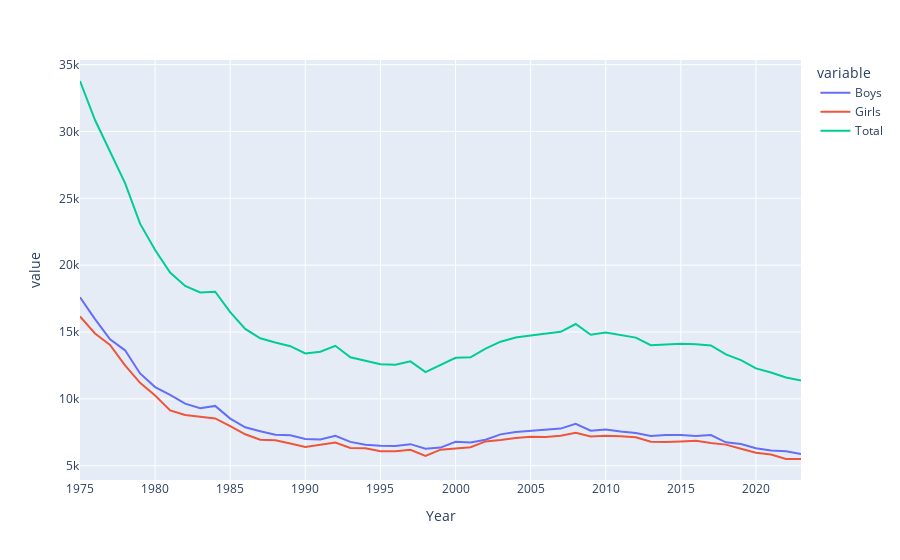

The notebook cell saved with this chart:
### Markdown cell above
## 2 - Second I'll present this data into more detail, just out of curiosity: boys vs girls

### Code cell
# With the total variable
# Step 1: Create the traces of the plots
fig = px.line(babies, x = "Year", y=["Boys", "Girls", 'Total'])

# Step 2: Show the plot
fig.show()

### Figure 1 — Plotly figure (JSON) as saved in the notebook; plotly's stock layout.template omitted (floating-point values rounded to 4 significant figures)
{"data": [{"hovertemplate": "variable=Boys<br>Year=%{x}<br>value=%{y}<extra></extra>", "legendgroup": "Boys", "line": {"color": "#636efa", "dash": "solid"}, "marker": {"symbol": "circle"}, "mode": "lines", "name": "Boys", "orientation": "v", "showlegend": true, "type": "scatter", "x": [2023, 2022, 2021, 2020, 2019, 2018, 2017, 2016, 2015, 2014, 2013, 2012, 2011, 2010, 2009, 2008, 2007, 2006, 2005, 2004, 2003, 2002, 2001, 2000, 1999, 1998, 1997, 1996, 1995, 1994, 1993, 1992, 1991, 1990, 1989, 1988, 1987, 1986, 1985, 1984, 1983, 1982, 1981, 1980, 1979, 1978, 1977, 1976, 1975], "xaxis": "x", "y": [5874, 6090, 6135, 6312, 6626, 6749, 7292, 7216, 7302, 7294, 7219, 7456, 7566, 7718, 7615, 8141, 7776, 7703, 7573, 7519, 7347, 6941, 6734, 6785, 6356, 6273, 6614, 6479, 6503, 6563, 6785, 7238, 6956, 6998, 7272, 7316, 7582, 7875, 8524, 9474, 9294, 9646, 10306, 10882, 11901, 13632, 14459, 15962, 17603], "yaxis": "y"}, {"hovertemplate": "variable=Girls<br>Year=%{x}<br>value=%{y}<extra></extra>", "legendgroup": "Girls", "line": {"color": "#EF553B", "dash": "solid"}, "marker": {"symbol": "circle"}, "mode": "lines", "name": "Girls", "orientation": "v", "showlegend": true, "type": "scatter", "x": [2023, 2022, 2021, 2020, 2019, 2018, 2017, 2016, 2015, 2014, 2013, 2012, 2011, 2010, 2009, 2008, 2007, 2006, 2005, 2004, 2003, 2002, 2001, 2000, 1999, 1998, 1997, 1996, 1995, 1994, 1993, 1992, 1991, 1990, 1989, 1988, 1987, 1986, 1985, 1984, 1983, 1982, 1981, 1980, 1979, 1978, 1977, 1976, 1975], "xaxis": "x", "y": [5504, 5511, 5840, 5967, 6273, 6579, 6703, 6871, 6818, 6771, 6799, 7128, 7209, 7249, 7184, 7457, 7240, 7147, 7160, 7077, 6929, 6818, 6379, 6283, 6203, 5731, 6194, 6077, 6081, 6310, 6324, 6732, 6570, 6404, 6667, 6898, 6948, 7354, 7958, 8540, 8671, 8796, 9137, 10247, 11203, 12510, 14031, 14891, 16170], "yaxis": "y"}, {"hovertemplate": "variable=Total<br>Year=%{x}<br>value=%{y}<extra></extra>", "legendgroup": "Total", "line": {"color": "#00cc96", "dash": "solid"}, "marker": {"symbol": "circle"}, "mode": "lines", "name": "Total", "orientation": "v", "showlegend": true, "type": "scatter", "x": [2023, 2022, 2021, 2020, 2019, 2018, 2017, 2016, 2015, 2014, 2013, 2012, 2011, 2010, 2009, 2008, 2007, 2006, 2005, 2004, 2003, 2002, 2001, 2000, 1999, 1998, 1997, 1996, 1995, 1994, 1993, 1992, 1991, 1990, 1989, 1988, 1987, 1986, 1985, 1984, 1983, 1982, 1981, 1980, 1979, 1978, 1977, 1976, 1975], "xaxis": "x", "y": [11378, 11601, 11975, 12279, 12899, 13328, 13995, 14087, 14120, 14065, 14018, 14584, 14775, 14967, 14799, 15598, 15016, 14850, 14733, 14596, 14276, 13759, 13113, 13068, 12559, 12004, 12808, 12556, 12584, 12873, 13109, 13970, 13526, 13402, 13939, 14214, 14530, 15229, 16482, 18014, 17965, 18442, 19443, 21129, 23104, 26142, 28490, 30853, 33773], "yaxis": "y"}], "layout": {"autosize": true, "legend": {"title": {"text": "variable"}, "tracegroupgap": 0}, "margin": {"t": 60}, "xaxis": {"anchor": "y", "autorange": true, "domain": [0, 1], "range": [1975, 2023], "title": {"text": "Year"}, "type": "linear"}, "yaxis": {"anchor": "x", "autorange": true, "domain": [0, 1], "range": [3934.0, 35340.0], "title": {"text": "value"}, "type": "linear"}}}
